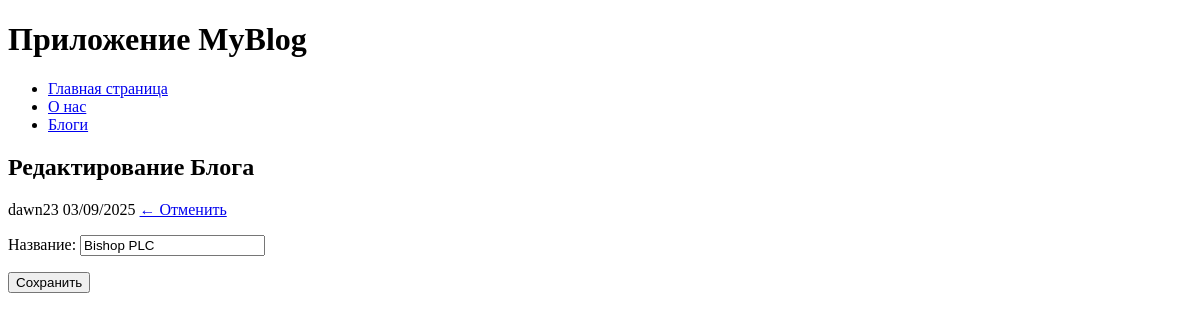
/blogs/7/update/, run on an earlier commit of the app's database.
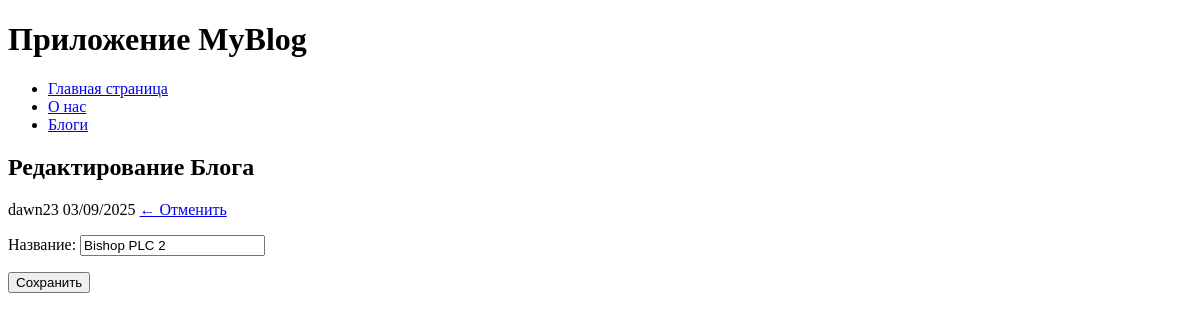
And on a later commit of the database.
### app_blog/models.py (models this page shows, shortened)
class Blog(models.Model):
    author = models.ForeignKey(User, verbose_name="автор", on_delete=models.CASCADE)
    name = models.CharField(verbose_name="название", max_length=200, unique=True)
    created_at = models.DateTimeField(verbose_name="дата создания", auto_now_add=True)
    updated_at = models.DateTimeField(verbose_name="дата редактирования", auto_now=True)
    objects = models.Manager()
    class Meta:
        verbose_name = "Блог"
        verbose_name_plural = "Блоги"
        ordering = ["name"]
    def get_absolute_url(self):
        return reverse('blogs:blog-detail', kwargs={"pk": self.pk})

### app_blog/views.py (the view)
# urls.py: path("<int:pk>/update/", BlogUpdateView.as_view(), name="blog-update"),
class BlogUpdateView(UpdateView):
    model = Blog
    form_class = BlogForm

### app_blog/forms.py
class BlogForm(forms.ModelForm):
    class Meta:
        model = Blog
        fields = ("name", )

### app_blog/templates/app_blog/blog_form.html (shortened to what this page needs)
{% extends 'base.html' %}
{% load static %}
{% block content %}
<section class="blog">
    <div class="blog__container container">
        <div class="blog__header">
            <h2 class="blog__heading">{% if blog %}Редактирование Блога{% else %}Новый Блог{% endif %}</h2>
            {% if blog %}
                <span class="blog__author">{{ blog.author.get_full_name|default:blog.author }}</span>
                <span class="blog__created">{{ blog.created_at|date:"SHORT_DATE_FORMAT" }}</span>
            {% endif %}
            <a href="{{ blog.get_absolute_url }}" class="blog__link">← Отменить</a>
        </div>
        <div class="blog__content">
            <form action="" class="blog__form" method="POST">
                {{ form.as_p }}
                <button class="blog__btn btn btn_send" type="submit">
                    {% if blog %}Сохранить{% else %}Создать{% endif %}
                </button>
            </form>
        </div>
    </div>
</section>
{% endblock content %}

What changed in the data, as far as the page shows it:
changed Blog "dawn23": name "Bishop PLC" → "Bishop PLC 2"
